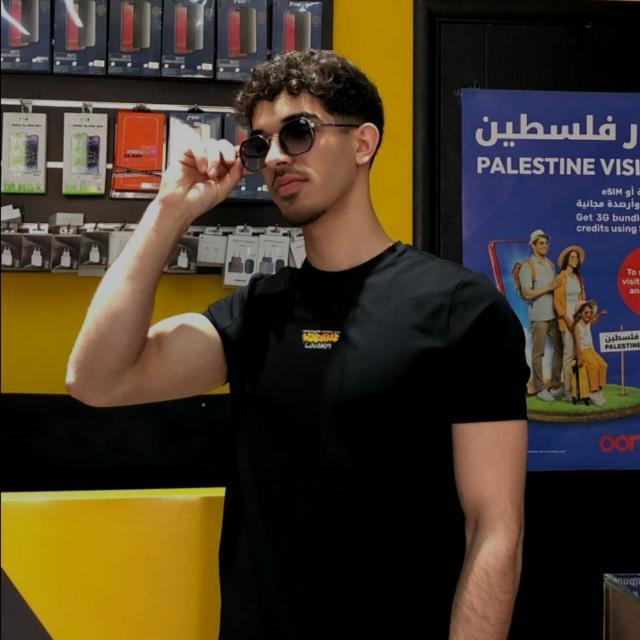
#> input picture part-1/images/input.jpg, 640 x 640 px
$ python main.py
#> lines starting #> are read from the running program, lines starting #| are printed output that depends on the picture
import cv2
import numpy as np
import matplotlib.pyplot as plt
import os
from utils import *

os.makedirs('images/processed', exist_ok=True)

def add_watermark(image, text, position=(50, 50)):
    watermarked = image.copy()
    font = cv2.FONT_HERSHEY_SIMPLEX
    font_scale = 1
    color = (255, 255, 255)
    thickness = 2
    cv2.putText(watermarked, text, position, font, font_scale, color, thickness, cv2.LINE_AA)
    return watermarked

original_img = cv2.imread('images/input.jpg')
#> original_img is the input picture: shape (640, 640, 3); mean B, G, R 39.7, 56.6, 68.5
watermarked_img = add_watermark(original_img, 'Mohammad Khalaf - 12112969', position=(50, 50))
watermarked_img = add_watermark(watermarked_img, 'Ayham Fuqha - 12217066', position=(50, 100))
#> call 2 of add_watermark, with text = 'Ayham Fuqha - 12217066', position = (50, 100)
#> in add_watermark (call 2), `cv2.putText(watermarked, text, position, font, font_scale, color, thic..`:
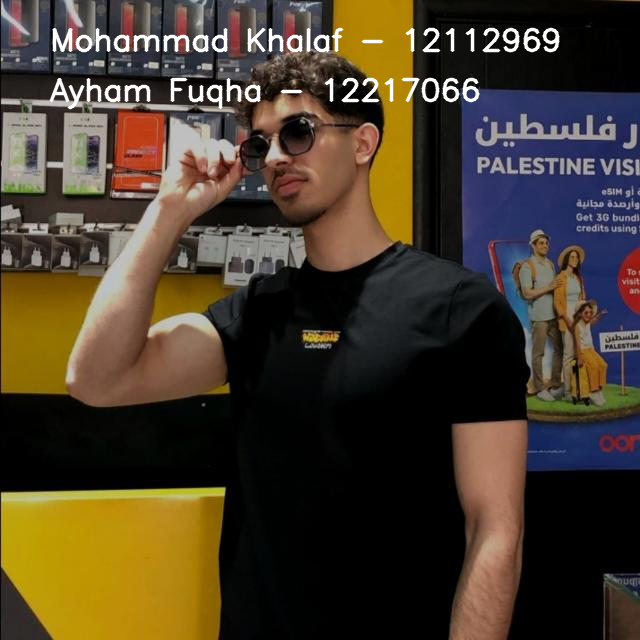
#> watermarked: shape (640, 640, 3); mean B, G, R 43.4, 60.1, 71.9
cv2.imwrite('images/watermark.jpg', watermarked_img)

# Convert to grayscale
img = cv2.cvtColor(watermarked_img, cv2.COLOR_BGR2GRAY)
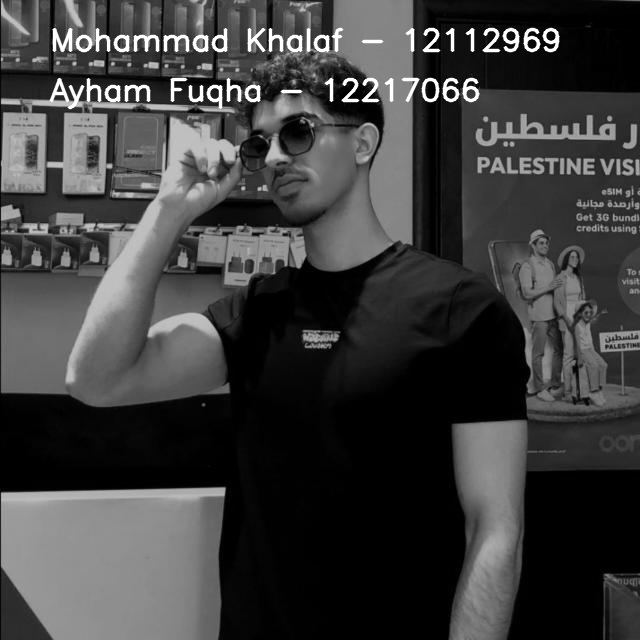
#> img: shape (640, 640); min 0, max 255, mean 61.7
cv2.imwrite('images/processed/grayscale.jpg', img)

# Statistics
height, width = img.shape
#> height = 640; width = 640
channels = 1
mean_val = np.mean(img)
#> mean_val = 61.72
min_val = np.min(img)
#> min_val = 0
max_val = np.max(img)
#> max_val = 255

print("Image Statistics:")
print(f"Dimensions: {height}x{width}")
#| Dimensions: 640x640
print(f"Number of Color Channels: {channels}")
print(f"Mean Pixel Value: {mean_val:.2f}")
#| Mean Pixel Value: 61.72
print(f"Min Pixel Value: {min_val}")
#| Min Pixel Value: 0
print(f"Max Pixel Value: {max_val}")
#| Max Pixel Value: 255

# Brightness modification
c = np.random.uniform(0.4, 2.0)
bright = np.clip(c * img, 0, 255).astype(np.uint8)
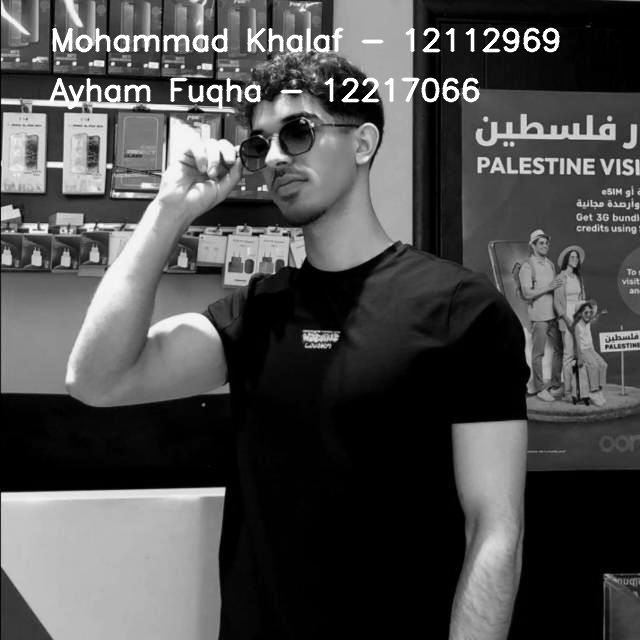
#> bright: shape (640, 640); min 0, max 255, mean 77.5
cv2.imwrite('images/processed/bright.jpg', bright)

# Brightness correction using histogram equalization
corrected = cv2.equalizeHist(bright)
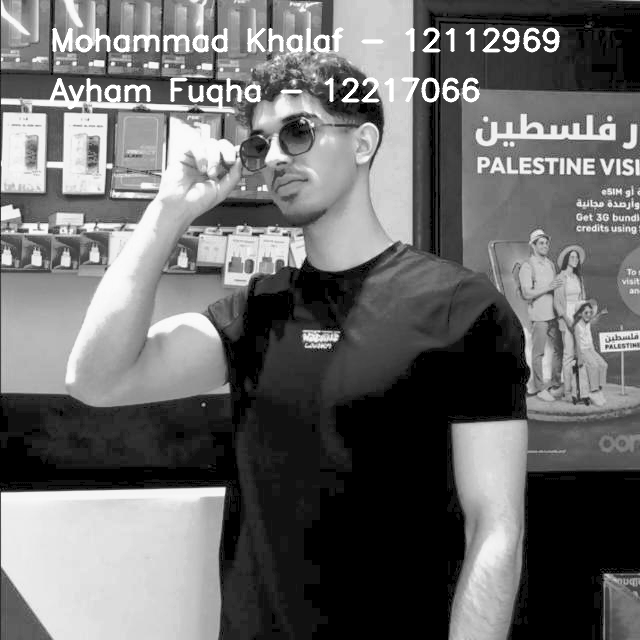
#> corrected: shape (640, 640); min 0, max 255, mean 107.2
cv2.imwrite('images/processed/corrected.jpg', corrected)

# Histogram comparison: Grayscale vs Brightness
plt.figure(figsize=(10, 4))
plt.subplot(1, 2, 1)
plt.hist(img.ravel(), 256, [0, 256], color='gray')
plt.title("Grayscale Histogram")
plt.xlabel("Pixel Intensity")
plt.ylabel("Frequency")

plt.subplot(1, 2, 2)
plt.hist(bright.ravel(), 256, [0, 256], color='orange')
plt.title(f"Brightness Adjusted Histogram (c = {c:.2f})")
plt.xlabel("Pixel Intensity")

plt.tight_layout()
plt.savefig('images/processed/compare_grayscale_brightness.png')
#> figure, not shown here; panel 1: tallest bar 69125 high, from x = 0 to 1; panel 2: tallest bar 69125 high, from x = 0 to 1
plt.close()

# Histogram comparison: Grayscale vs Corrected
plt.figure(figsize=(10, 4))
plt.subplot(1, 2, 1)
plt.hist(img.ravel(), 256, [0, 256], color='gray')
plt.title("Grayscale Histogram")
plt.xlabel("Pixel Intensity")
plt.ylabel("Frequency")

plt.subplot(1, 2, 2)
plt.hist(corrected.ravel(), 256, [0, 256], color='green')
plt.title("Corrected Histogram (Equalized)")
plt.xlabel("Pixel Intensity")

plt.tight_layout()
plt.savefig('images/processed/compare_grayscale_corrected.png')
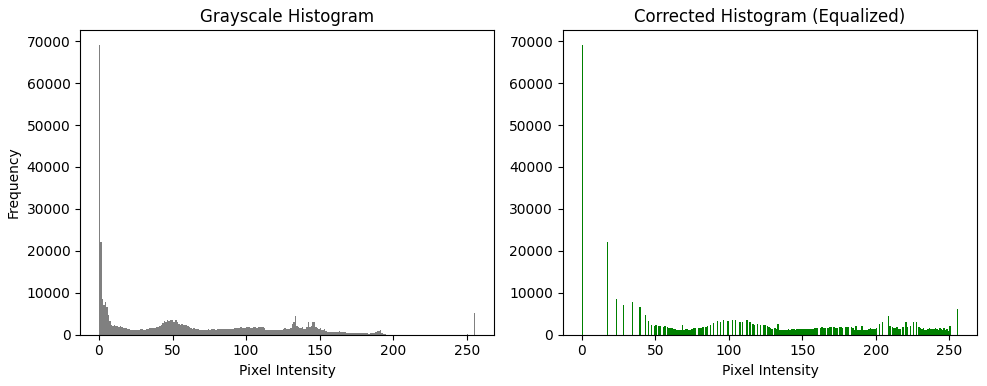
#> figure drawn by matplotlib, 2 panels; panel 1: tallest bar 69125 high, from x = 0 to 1; panel 2: tallest bar 69125 high, from x = 0 to 1
plt.close()

# Add salt-and-pepper noise
def add_salt_and_pepper_noise(image, amount):
#> called with amount = 0.05
    noisy_image = image.copy()
    num_salt = int(amount * image.size * 0.5)
#> num_salt = 10240
    num_pepper = int(amount * image.size * 0.5)
#> num_pepper = 10240

    # Salt
    coords = [np.random.randint(0, i - 1, num_salt) for i in image.shape]
    noisy_image[coords[0], coords[1]] = 255

    # Pepper
    coords = [np.random.randint(0, i - 1, num_pepper) for i in image.shape]
    noisy_image[coords[0], coords[1]] = 0

    return noisy_image

noisy = add_salt_and_pepper_noise(corrected, 0.05)
cv2.imwrite('images/processed/noisy.jpg', noisy)

# Apply mean filter
mean_filtered = cv2.blur(noisy, (3, 3))
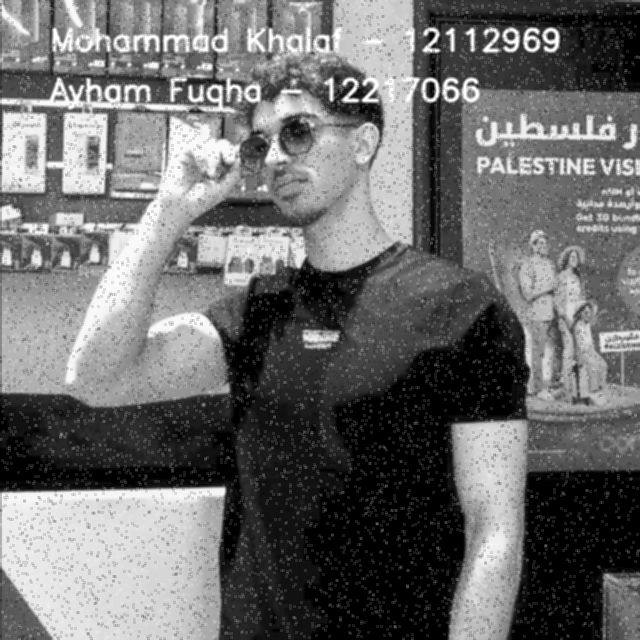
#> mean_filtered: shape (640, 640); min 0, max 255, mean 108.1
cv2.imwrite('images/processed/mean_filtered.jpg', mean_filtered)

# Apply median filter
median_filtered = cv2.medianBlur(noisy, 3)
cv2.imwrite('images/processed/median_filtered.jpg', median_filtered)

# Apply sharpening after noise reduction
sharpen_kernel = np.array([[0, -1, 0],
                           [-1, 5, -1],
                           [0, -1, 0]])
sharpened = cv2.filter2D(median_filtered, -1, sharpen_kernel)
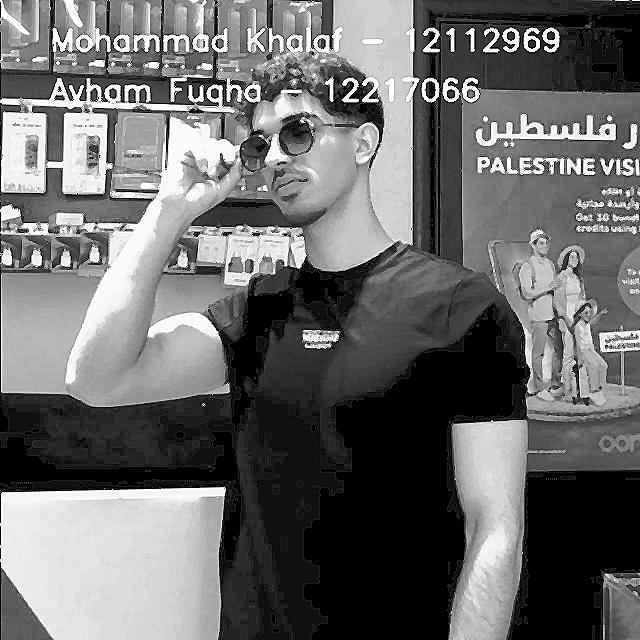
#> sharpened: shape (640, 640); min 0, max 255, mean 106.5
cv2.imwrite('images/processed/sharpened.jpg', sharpened)
